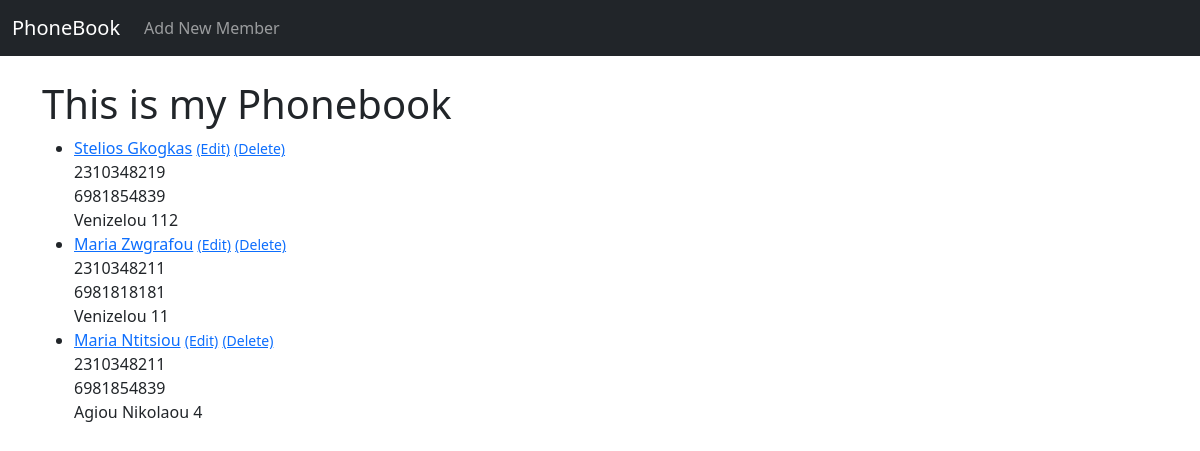
The page / on the database its author committed.
### phonebook/models.py (models this page shows, shortened)
class Post(models.Model):
    name = models.CharField(max_length=50)
    user = models.ForeignKey(User, on_delete=models.CASCADE)
    phone_regex = RegexValidator(regex=r'^\+?1?\d{9,15}$', message="Phone number or Mobilephone number must be entered in the format: '+999999999'. Up to 10 digits allowed.")
    phone_number = models.CharField(validators=[phone_regex], max_length=10, blank=True)
    mobilephone_number = models.CharField(validators=[phone_regex], max_length=10, blank=True)
    address = models.TextField()

### phonebook/views.py (the view)
# urls.py: path('', HomeView.as_view(), name='home') ,
class HomeView(ListView):
    model = Post
    template_name = 'home.html'

### phonebook/templates/home.html
{% extends 'base.html' %}
{% block content %}
<h1>This is my Phonebook</h1>
<ul>
{% for post in object_list %}
    <li>
        <a href="{% url 'phonebook-detail' post.pk %}">{{post.name}}</a>
        <small><a href="{% url 'update_post' post.pk %}">(Edit)</a></small>
        <small><a href="{% url 'delete_post' post.pk %}">(Delete)</a><br /></small>
        {{post.phone_number}}<br />
        {{post.mobilephone_number}}<br />
        {{post.address}}
    </li>
{% endfor%}
</ul>
{% endblock %}

### phonebook/templates/base.html (shortened to what this page needs)
<!doctype html>
<html lang="en">
<head>
    <link href="https://cdn.jsdelivr.net/npm/bootstrap@5.0.0-beta1/dist/css/bootstrap.min.css" rel="stylesheet">
</head>
<body>
    <nav class="navbar navbar-expand-lg navbar-dark bg-dark">
        <div class="container-fluid">
            <a class="navbar-brand" href="{% url 'home' %}">PhoneBook</a>
            <div class="collapse navbar-collapse" id="navbarSupportedContent">
                <ul class="navbar-nav me-auto mb-2 mb-lg-0">
                    <li class="nav-item">
                        <a class="nav-link" href="{% url 'add_post' %}">Add New Member</a>
                    </li>
                </ul>
            </div>
        </div>
    </nav>
    <br />
    <div class="container">
        {% block content %}
        {% endblock %}
    </div>
</body>
</html>

### rows shown on the page
Post: name "Stelios Gkogkas", phone_number "2310348219", mobilephone_number "6981854839", address "Venizelou 112"
Post: name "Maria Zwgrafou", phone_number "2310348211", mobilephone_number "6981818181", address "Venizelou 11"
Post: name "Maria Ntitsiou", phone_number "2310348211", mobilephone_number "6981854839", address "Agiou Nikolaou 4"
